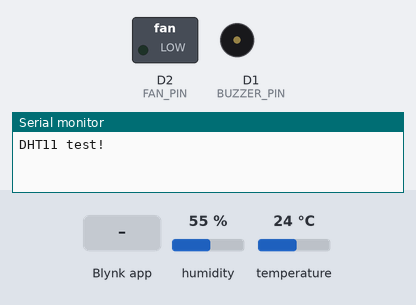
The sketch below on a simulated ESP8266 (NodeMCU). Parts: switched loads named in the sketch (green lamp = pin HIGH), buzzer (waves = sounding, pin HIGH), the last lines printed to the serial monitor. The inputs (shaded band) are chosen by the test bench; at power-on: humidity 55 %, temperature 24 °C. WiFi joins after 1.5 s; servers stay silent unless stated.

Above: at 3.0 s.
3.1 s: Blynk app writes 200 to V3
At 6.7 s:
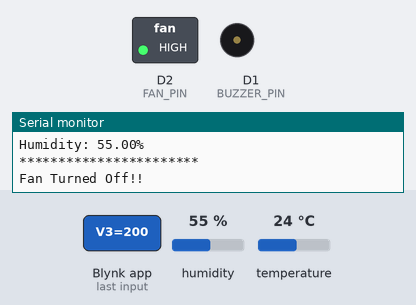
7.8 s: Blynk app writes 1 to V3
At 10.8 s:
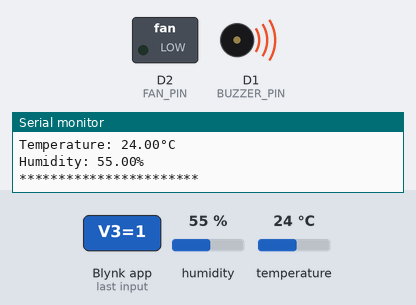
Timing chart, 0 to 20.9 s (numbered marks = the images above; inputs shaded):
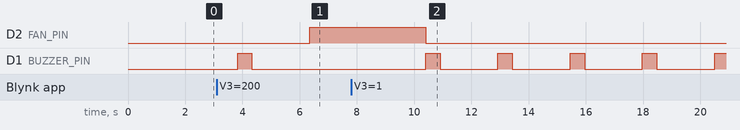

The sketch:

Temperature_Control_Fan.ino
```cpp
#define BLYNK_TEMPLATE_ID "TMPLnLdAwkxT"
#define BLYNK_TEMPLATE_NAME "Temperature Control Fan"
#define BLYNK_AUTH_TOKEN "ssPeLh3IDYuoOylxG_4FLAjF4_R3-u8u"

#define BLYNK_PRINT Serial

#include <ESP8266WiFi.h>
#include <BlynkSimpleEsp8266.h>
#include "DHT.h"
#define DHTPIN D5     // Digital pin connected to the DHT sensor

// Uncomment whatever type you're using!
#define DHTTYPE DHT11   // DHT 11
//#define DHTTYPE DHT22   // DHT 22  (AM2302), AM2321
//#define DHTTYPE DHT21   // DHT 21 (AM2301)
#define FAN_PIN D2   // FAN RELAY
#define BUZZER_PIN D1   // Buzzer pin
WidgetLED FAN(V0);

char auth[] = BLYNK_AUTH_TOKEN;
char ssid[] = "Redmi Note 9 Pro Max";
char pass[] = "12345678";

float humDHT = 0;
float tempDHT = 0;
int Val=0;

// Initialize DHT sensor.
DHT dht(DHTPIN, DHTTYPE);

void setup() {
  Serial.begin(115200);
  pinMode(FAN_PIN, OUTPUT);
  digitalWrite(FAN_PIN, LOW);
  pinMode(BUZZER_PIN, OUTPUT);
  digitalWrite(BUZZER_PIN, LOW);
  Serial.println(F("DHT11 test!"));
  dht.begin();
  Blynk.begin(auth, ssid , pass );
}

BLYNK_WRITE(V3)
{
  Val = param.asInt(); // assigning incoming value from pin V3 to a variable

  Serial.print("The Threshhold value is: ");
  Serial.println(Val);
  Serial.println();
}

void loop() {

  Blynk.run();

  // Wait a few seconds between measurements.
  delay(2000);

  // Reading temperature or humidity takes about 250 milliseconds!
  // Sensor readings may also be up to 2 seconds 'old' (its a very slow sensor)
  humDHT = dht.readHumidity();
  // Read temperature as Celsius (the default)
  tempDHT = dht.readTemperature();

  // Check if any reads failed and exit early (to try again).
  if (isnan(humDHT) || isnan(tempDHT))
  {
    Serial.println("Failed to read from DHT sensor!");
    return;
  }

  Serial.print(F("Temperature: "));
  Serial.print(tempDHT);
  Serial.print(F("°C "));
  Serial.println();
  Serial.print(F("Humidity: "));
  Serial.print(humDHT);
  Serial.print(F("%"));
  Serial.println();

  Serial.println("***********************");
  Serial.println();

  // Compare Threshold value from Blynk and DHT Temperature value.
  if (Val > tempDHT)
  {
    digitalWrite(FAN_PIN, HIGH);
    FAN.off();
    Serial.println("Fan Turned Off!!");
}
  else {
    digitalWrite(FAN_PIN, LOW);
    FAN.on();
    digitalWrite(BUZZER_PIN, HIGH);
    delay(500);
    digitalWrite(BUZZER_PIN, LOW);
    Serial.println("Fan Turned On");
  }

  Blynk.virtualWrite(V1, tempDHT);
  Blynk.virtualWrite(V2, humDHT);
}
```

Measured:
- after the input at 3.1 s, D2 (FAN_PIN): LOW → HIGH after 3.3 s; D1 (BUZZER_PIN): goes on until 4.3 s, then stays LOW
- after the input at 7.8 s, D2 (FAN_PIN): HIGH → LOW after 2.6 s; D1 (BUZZER_PIN): alternates HIGH for 0.50 s and LOW for 2.0 s, starting after 2.6 s
